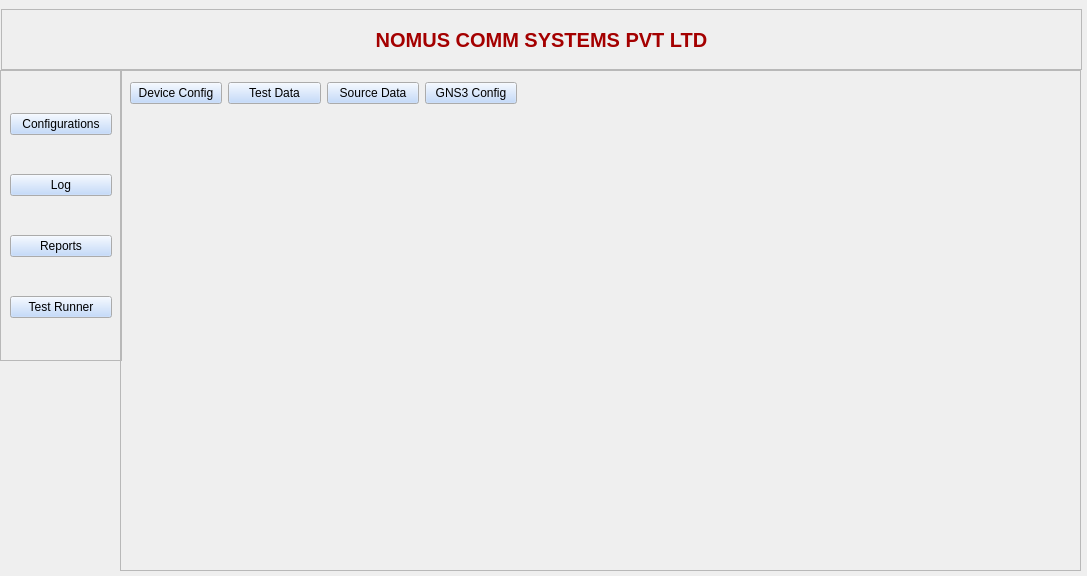
<?xml version="1.0" encoding="UTF-8"?>
<ui version="4.0">
 <class>MainWindow</class>
 <widget class="QMainWindow" name="MainWindow">
  <property name="geometry">
   <rect>
    <x>0</x>
    <y>0</y>
    <width>1087</width>
    <height>576</height>
   </rect>
  </property>
  <widget class="QWidget" name="centralwidget">
   <widget class="QFrame" name="titleFrame">
    <property name="geometry">
     <rect>
      <x>1</x>
      <y>9</y>
      <width>1081</width>
      <height>61</height>
     </rect>
    </property>
    <property name="frameShape">
     <enum>QFrame::StyledPanel</enum>
    </property>
    <layout class="QHBoxLayout" name="horizontalLayout">
     <item>
      <widget class="QLabel" name="titleLabel">
       <property name="palette">
        <palette>
         <active>
          <colorrole role="WindowText">
           <brush brushstyle="SolidPattern">
            <color alpha="255">
             <red>164</red>
             <green>0</green>
             <blue>0</blue>
            </color>
           </brush>
          </colorrole>
          <colorrole role="Text">
           <brush brushstyle="SolidPattern">
            <color alpha="255">
             <red>239</red>
             <green>41</green>
             <blue>41</blue>
            </color>
           </brush>
          </colorrole>
          <colorrole role="Base">
           <brush brushstyle="SolidPattern">
            <color alpha="255">
             <red>255</red>
             <green>255</green>
             <blue>255</blue>
            </color>
           </brush>
          </colorrole>
          <colorrole role="Window">
           <brush brushstyle="SolidPattern">
            <color alpha="255">
             <red>221</red>
             <green>223</green>
             <blue>218</blue>
            </color>
           </brush>
          </colorrole>
          <colorrole role="PlaceholderText">
           <brush brushstyle="SolidPattern">
            <color alpha="128">
             <red>239</red>
             <green>41</green>
             <blue>41</blue>
            </color>
           </brush>
          </colorrole>
         </active>
         <inactive>
          <colorrole role="WindowText">
           <brush brushstyle="SolidPattern">
            <color alpha="255">
             <red>164</red>
             <green>0</green>
             <blue>0</blue>
            </color>
           </brush>
          </colorrole>
          <colorrole role="Text">
           <brush brushstyle="SolidPattern">
            <color alpha="255">
             <red>239</red>
             <green>41</green>
             <blue>41</blue>
            </color>
           </brush>
          </colorrole>
          <colorrole role="Base">
           <brush brushstyle="SolidPattern">
            <color alpha="255">
             <red>255</red>
             <green>255</green>
             <blue>255</blue>
            </color>
           </brush>
          </colorrole>
          <colorrole role="Window">
           <brush brushstyle="SolidPattern">
            <color alpha="255">
             <red>221</red>
             <green>223</green>
             <blue>218</blue>
            </color>
           </brush>
          </colorrole>
          <colorrole role="PlaceholderText">
           <brush brushstyle="SolidPattern">
            <color alpha="128">
             <red>239</red>
             <green>41</green>
             <blue>41</blue>
            </color>
           </brush>
          </colorrole>
         </inactive>
         <disabled>
          <colorrole role="WindowText">
           <brush brushstyle="SolidPattern">
            <color alpha="255">
             <red>190</red>
             <green>190</green>
             <blue>190</blue>
            </color>
           </brush>
          </colorrole>
          <colorrole role="Text">
           <brush brushstyle="SolidPattern">
            <color alpha="255">
             <red>190</red>
             <green>190</green>
             <blue>190</blue>
            </color>
           </brush>
          </colorrole>
          <colorrole role="Base">
           <brush brushstyle="SolidPattern">
            <color alpha="255">
             <red>221</red>
             <green>223</green>
             <blue>218</blue>
            </color>
           </brush>
          </colorrole>
          <colorrole role="Window">
           <brush brushstyle="SolidPattern">
            <color alpha="255">
             <red>221</red>
             <green>223</green>
             <blue>218</blue>
            </color>
           </brush>
          </colorrole>
          <colorrole role="PlaceholderText">
           <brush brushstyle="SolidPattern">
            <color alpha="128">
             <red>0</red>
             <green>0</green>
             <blue>0</blue>
            </color>
           </brush>
          </colorrole>
         </disabled>
        </palette>
       </property>
       <property name="font">
        <font>
         <pointsize>15</pointsize>
         <weight>75</weight>
         <bold>true</bold>
         <underline>false</underline>
        </font>
       </property>
       <property name="text">
        <string>NOMUS COMM SYSTEMS PVT LTD</string>
       </property>
       <property name="alignment">
        <set>Qt::AlignCenter</set>
       </property>
      </widget>
     </item>
    </layout>
   </widget>
   <widget class="QFrame" name="sideMenuFrame">
    <property name="geometry">
     <rect>
      <x>0</x>
      <y>70</y>
      <width>122</width>
      <height>291</height>
     </rect>
    </property>
    <property name="palette">
     <palette>
      <active>
       <colorrole role="Button">
        <brush brushstyle="SolidPattern">
         <color alpha="255">
          <red>181</red>
          <green>209</green>
          <blue>250</blue>
         </color>
        </brush>
       </colorrole>
      </active>
      <inactive>
       <colorrole role="Button">
        <brush brushstyle="SolidPattern">
         <color alpha="255">
          <red>181</red>
          <green>209</green>
          <blue>250</blue>
         </color>
        </brush>
       </colorrole>
      </inactive>
      <disabled>
       <colorrole role="Button">
        <brush brushstyle="SolidPattern">
         <color alpha="255">
          <red>181</red>
          <green>209</green>
          <blue>250</blue>
         </color>
        </brush>
       </colorrole>
      </disabled>
     </palette>
    </property>
    <property name="frameShape">
     <enum>QFrame::StyledPanel</enum>
    </property>
    <layout class="QVBoxLayout" name="verticalLayout">
     <item>
      <widget class="QPushButton" name="btnStatus_4">
       <property name="text">
        <string>Configurations</string>
       </property>
      </widget>
     </item>
     <item>
      <widget class="QPushButton" name="btnStatus">
       <property name="text">
        <string>Log</string>
       </property>
      </widget>
     </item>
     <item>
      <widget class="QPushButton" name="btnStatus_2">
       <property name="text">
        <string>Reports</string>
       </property>
      </widget>
     </item>
     <item>
      <widget class="QPushButton" name="btnStatus_3">
       <property name="text">
        <string>Test Runner</string>
       </property>
      </widget>
     </item>
    </layout>
   </widget>
   <widget class="QFrame" name="sideMenuFrame_2">
    <property name="geometry">
     <rect>
      <x>120</x>
      <y>70</y>
      <width>961</width>
      <height>501</height>
     </rect>
    </property>
    <property name="frameShape">
     <enum>QFrame::StyledPanel</enum>
    </property>
    <widget class="QWidget" name="widget" native="true">
     <property name="geometry">
      <rect>
       <x>0</x>
       <y>0</y>
       <width>681</width>
       <height>51</height>
      </rect>
     </property>
     <property name="palette">
      <palette>
       <active>
        <colorrole role="Button">
         <brush brushstyle="SolidPattern">
          <color alpha="255">
           <red>181</red>
           <green>209</green>
           <blue>250</blue>
          </color>
         </brush>
        </colorrole>
       </active>
       <inactive>
        <colorrole role="Button">
         <brush brushstyle="SolidPattern">
          <color alpha="255">
           <red>181</red>
           <green>209</green>
           <blue>250</blue>
          </color>
         </brush>
        </colorrole>
       </inactive>
       <disabled>
        <colorrole role="Button">
         <brush brushstyle="SolidPattern">
          <color alpha="255">
           <red>181</red>
           <green>209</green>
           <blue>250</blue>
          </color>
         </brush>
        </colorrole>
       </disabled>
      </palette>
     </property>
     <widget class="QWidget" name="layoutWidget">
      <property name="geometry">
       <rect>
        <x>10</x>
        <y>10</y>
        <width>387</width>
        <height>27</height>
       </rect>
      </property>
      <layout class="QHBoxLayout" name="horizontalLayout_2">
       <item>
        <widget class="QPushButton" name="btnDevice">
         <property name="text">
          <string>Device Config</string>
         </property>
        </widget>
       </item>
       <item>
        <widget class="QPushButton" name="btnIni">
         <property name="text">
          <string>Test Data</string>
         </property>
        </widget>
       </item>
       <item>
        <widget class="QPushButton" name="btnHome">
         <property name="text">
          <string>Source Data</string>
         </property>
        </widget>
       </item>
       <item>
        <widget class="QPushButton" name="btnJson">
         <property name="text">
          <string>GNS3 Config</string>
         </property>
        </widget>
       </item>
      </layout>
     </widget>
    </widget>
   </widget>
  </widget>
 </widget>
 <resources/>
 <connections/>
</ui>
